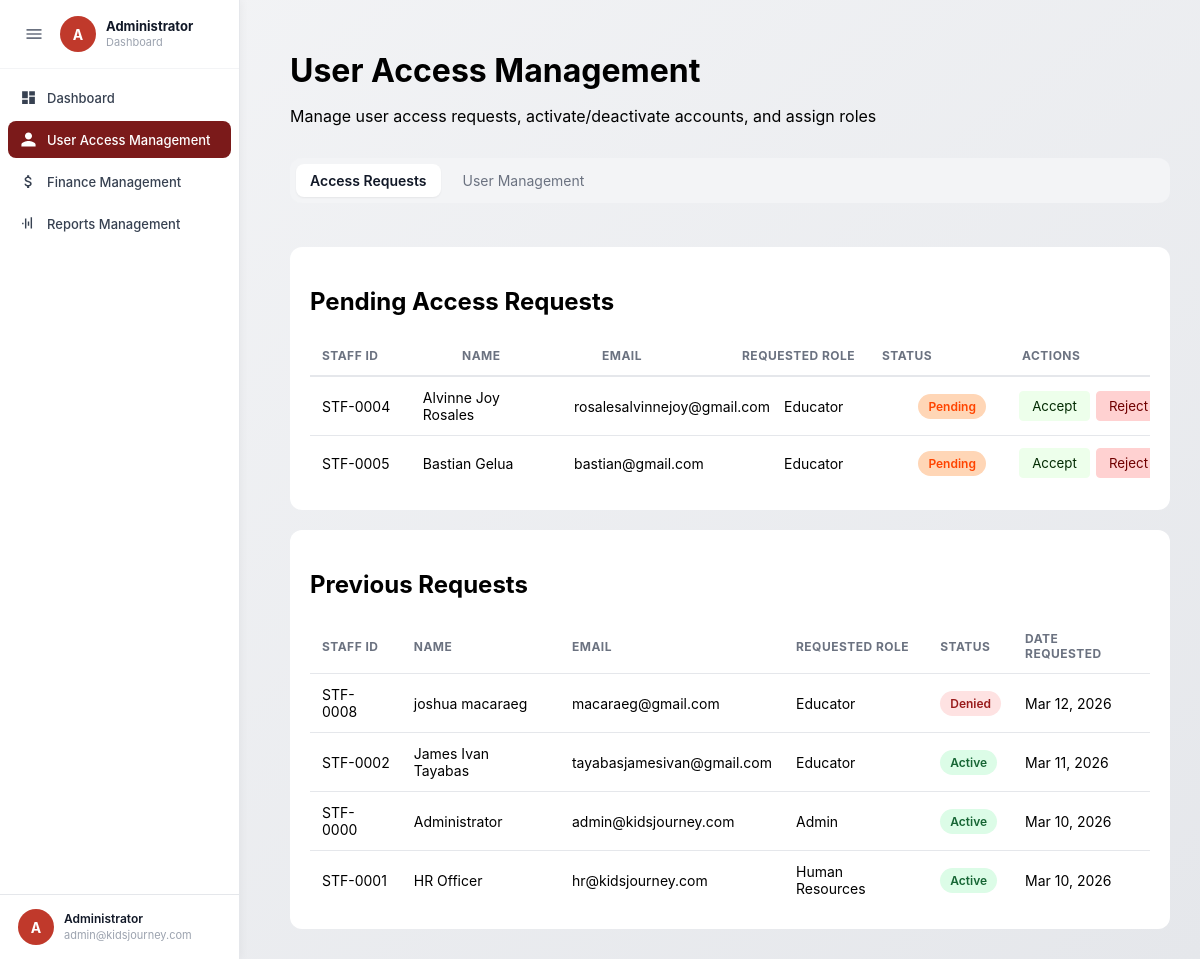
/public/administrator/user-access.php (signed in), run on the app's committed database.
### tables this page shows
CREATE TABLE `users` (
  `id` int(11) NOT NULL,
  `staff_id` varchar(20) DEFAULT NULL COMMENT 'e.g. STF-0001, auto-assigned when created',
  `full_name` varchar(150) NOT NULL,
  `username` varchar(100) NOT NULL,
  `email` varchar(150) NOT NULL,
  `password` varchar(255) NOT NULL,
  `role` enum('Admin','Human Resources','Educator') NOT NULL,
  `status` enum('active','inactive','suspended','pending','denied') DEFAULT 'active',
  `is_first_login` tinyint(1) DEFAULT 1 COMMENT '1 = must change password on first login (Educators)',
  `created_at` timestamp NOT NULL DEFAULT current_timestamp(),
  `updated_at` timestamp NOT NULL DEFAULT current_timestamp() ON UPDATE current_timestamp()
);

### includes/auth.php (called while the page is built, shortened)
<?php
require_once __DIR__ . '/config.php';
$stmt = $conn->prepare("SELECT id, full_name, username, email, role FROM users WHERE id = ?");
$stmt->bind_param("i", $_SESSION['user_id']);
$stmt->execute();
$result = $stmt->get_result();
if ($result->num_rows === 1) {
    $loggedUser = $result->fetch_assoc();
} else {
    session_unset();
    session_destroy();
    redirect(BASE_URL . "/auth/login.php");
}
?>

### public/administrator/user-access.php (the view, shortened to what this page needs)
<?php
require_once(__DIR__ . "/../../includes/db.php");
require_once __DIR__ . '/../../includes/auth.php';
$pending  = $conn->query("SELECT * FROM users WHERE status='pending' ORDER BY created_at ASC");
$previous = $conn->query("SELECT * FROM users WHERE status IN ('active','denied') ORDER BY created_at DESC LIMIT 5");
$activeTab = $_GET['tab'] ?? 'requests';
?>
<!DOCTYPE html>
<html>
<head>
  <link rel="stylesheet" href="../../assets/css/hro/hro-base.css">
  <link rel="stylesheet" href="../../assets/css/administratorcss/user-access.css">
</head>
<body>
<?php include __DIR__ . '/../../includes/administrator-sidebar.php'; ?>
<div class="main">
  <div class="header">
    <h1>User Access Management</h1>
    <p>Manage user access requests, activate/deactivate accounts, and assign roles</p>
  </div>
  <div class="tabs">
    <span class="tab-pill <?= $activeTab==='requests'   ? 'active':'' ?>" data-tab="requests"   onclick="showTab('requests')">Access Requests</span>
    <span class="tab-pill <?= $activeTab==='management' ? 'active':'' ?>" data-tab="management" onclick="showTab('management')">User Management</span>
  </div>
  <div class="tab-content <?= $activeTab==='requests' ? 'active':'' ?>" id="requests">
    <div class="card">
      <h2>Pending Access Requests</h2>
      <table class="pending-table">
        <thead><tr><th>Staff ID</th><th>Name</th><th>Email</th><th>Requested Role</th><th>Status</th><th>Actions</th></tr></thead>
      </table>
      <div class="pending-table-scroll">
        <table class="pending-table-body">
          <colgroup><col style="width:12%"><col style="width:18%"><col style="width:25%"><col style="width:16%"><col style="width:12%"><col></colgroup>
          <tbody id="pendingTbody">
          <?php while ($req = $pending->fetch_assoc()): ?>
          <tr>
            <td><?= htmlspecialchars($req['staff_id'] ?? '-') ?></td>
            <td><?= htmlspecialchars($req['full_name']) ?></td>
            <td><?= htmlspecialchars($req['email']) ?></td>
            <td><?= htmlspecialchars($req['role']) ?></td>
            <td><span class="badge pending">Pending</span></td>
            <td>
              <div class="action-buttons">
                <button class="btn-accept" onclick="showConfirm('approve_request','<?= $req['id'] ?>','Approve Request','Are you sure you want to approve this access request?',this.closest('tr'))">Accept</button>
                <button class="btn-reject" onclick="showConfirm('deny_request','<?= $req['id'] ?>','Reject Request','Are you sure you want to reject this access request?',this.closest('tr'))">Reject</button>
              </div>
            </td>
          </tr>
          <?php endwhile; ?>
          </tbody>
        </table>
      </div>
    </div>
    <div class="card">
      <h2>Previous Requests</h2>
      <table>
        <thead><tr><th>Staff ID</th><th>Name</th><th>Email</th><th>Requested Role</th><th>Status</th><th>Date Requested</th></tr></thead>
        <tbody id="previousTbody">
        <?php while ($req = $previous->fetch_assoc()): ?>
        <tr>
          <td><?= htmlspecialchars($req['staff_id'] ?? '-') ?></td>
          <td><?= htmlspecialchars($req['full_name']) ?></td>
          <td><?= htmlspecialchars($req['email']) ?></td>
          <td><?= htmlspecialchars($req['role']) ?></td>
          <td><span class="badge <?= strtolower($req['status']) ?>"><?= ucfirst($req['status']) ?></span></td>
          <td><?= date('M d, Y', strtotime($req['created_at'] ?? 'now')) ?></td>
        </tr>
        <?php endwhile; ?>
        </tbody>
      </table>
    </div>
  </div>
</div>
</body>
</html>

### includes/administrator-sidebar.php (shortened to what this page needs)
<?php
$currentPage = basename($_SERVER['PHP_SELF']);
?>
<div class="sidebar" id="sidebar">
  <div class="sidebar-top">
    <div class="brand">
      <button class="toggle-btn" onclick="toggleSidebar()">
        <svg viewBox="0 0 24 24" width="20" height="20" fill="currentColor"><path d="M3 18h18v-2H3v2zm0-5h18v-2H3v2zm0-7v2h18V6H3z"/></svg>
      </button>
      <div class="logo">A</div>
      <div class="brand-text">
        <strong>Administrator</strong>
        <span>Dashboard</span>
      </div>
    </div>
    <nav>
      <a class="<?= $currentPage == 'dashboard.php' ? 'active' : '' ?>"
         href="dashboard.php" data-tooltip="Dashboard">
        <svg viewBox="0 0 24 24"><path d="M3 13h8V3H3v10zm0 8h8v-6H3v6zm10 0h8V11h-8v10zm0-18v6h8V3h-8z"/></svg>
        <span>Dashboard</span>
      </a>
      <a class="<?= $currentPage == 'user-access.php' ? 'active' : '' ?>"
         href="user-access.php" data-tooltip="User Access">
        <svg viewBox="0 0 24 24"><path d="M12 12c2.7 0 5-2.3 5-5s-2.3-5-5-5-5 2.3-5 5 2.3 5 5 5zm0 2c-3.3 0-10 1.7-10 5v3h20v-3c0-3.3-6.7-5-10-5z"/></svg>
        <span>User Access Management</span>
      </a>
      <a class="<?= $currentPage == 'finance.php' ? 'active' : '' ?>"
         href="finance.php" data-tooltip="Finance Management">
        <span>Finance Management</span>
      </a>
      <a class="<?= $currentPage == 'reports.php' ? 'active' : '' ?>"
         href="reports.php" data-tooltip="Reports">
        <svg viewBox="0 0 24 24"><path d="M3 13h2v-2H3v2zm4 6h2V5H7v14zm4-4h2V9h-2v6zm4 4h2V3h-2v16z"/></svg>
        <span>Reports Management</span>
      </a>
    </nav>
  </div>
  <div class="profile profile-trigger" onclick="toggleProfileMenu(this)">
    <div class="avatar">
      <?= strtoupper(substr($loggedUser['full_name'], 0, 1)) ?>
    </div>
    <div class="profile-text">
      <strong><?= htmlspecialchars($loggedUser['full_name']) ?></strong>
      <span><?= htmlspecialchars($loggedUser['email']) ?></span>
    </div>
  </div>
</div>

### assets/css/hro/hro-base.css (style rules this page uses)
* { box-sizing: border-box; font-family: 'Inter', Arial, sans-serif; }
html, body { height: 100%; margin: 0; }
body { background: #f3f4f6; display: flex; }
.sidebar { width: 240px; min-width: 240px; height: 100vh; position: fixed; top: 0; left: 0; background: #ffffff; border-right: 1px solid #e5e7eb; display: flex; flex-direction: column; justify-content: space-between; transition: all 0.4s cubic-bezier(0.4, 0, 0.2, 1); overflow: hidden; z-index: 100; box-shadow: 2px 0 8px rgba(0, 0, 0, 0.04); }
.sidebar-top { flex: 1; overflow: hidden; display: flex; flex-direction: column; }
.brand { display: flex; align-items: center; gap: 12px; padding: 16px 18px; border-bottom: 1px solid #f3f4f6; }
.toggle-btn { background: none; border: none; cursor: pointer; color: #6b7280; padding: 6px; display: flex; align-items: center; flex-shrink: 0; border-radius: 8px; transition: all 0.2s ease; }
.toggle-btn svg { transition: transform 0.3s ease; }
.logo { background: #c0392b; color: white; font-weight: bold; font-size: 14px; width: 36px; height: 36px; min-width: 36px; border-radius: 50%; display: flex; align-items: center; justify-content: center; flex-shrink: 0; }
.brand-text { display: flex; flex-direction: column; line-height: 1.3; transition: opacity 0.2s; }
.brand-text strong { font-size: 13px; color: #111827; font-weight: 700; }
.brand-text span { font-size: 11px; color: #9ca3af; }
nav { padding: 12px 10px; display: flex; flex-direction: column; gap: 2px; }
nav a { display: flex; align-items: center; gap: 12px; padding: 11px 14px; margin-bottom: 2px; border-radius: 8px; color: #374151; text-decoration: none; font-size: 13px; font-weight: 500; transition: background 0.15s, color 0.15s; }
nav a svg { width: 17px; height: 17px; fill: currentColor; flex-shrink: 0; }
nav a.active { background: #7b1a1a; color: white; }
.profile { padding: 14px 18px; display: flex; align-items: center; gap: 12px; border-top: 1px solid #e5e7eb; cursor: pointer; position: relative; user-select: none; background: #ffffff; }
.avatar { width: 36px; height: 36px; min-width: 36px; background: #c0392b; color: white; font-weight: 700; font-size: 14px; border-radius: 50%; display: flex; align-items: center; justify-content: center; flex-shrink: 0; }
.profile-text { display: flex; flex-direction: column; line-height: 1.4; overflow: hidden; transition: opacity 0.2s; }
.profile-text strong { font-size: 12px; color: #111827; font-weight: 600; white-space: nowrap; overflow: hidden; text-overflow: ellipsis; }
.profile-text span { font-size: 11px; color: #9ca3af; white-space: nowrap; overflow: hidden; text-overflow: ellipsis; }
.main { flex: 1; margin-left: 240px; min-height: 100vh; overflow-y: auto; display: flex; flex-direction: column; transition: margin-left 0.4s cubic-bezier(0.4, 0, 0.2, 1); }
.btn-accept { background-color: #EDFFEB; color: #032C03; border: 1px solid #EDFFEB; padding: 6px 12px; border-radius: 4px; cursor: pointer; }
.btn-reject { background-color: #FFD1D1; color: #700000; border: 1px solid #FFD1D1; padding: 6px 12px; border-radius: 4px; cursor: pointer; }
.badge { display: inline-block; padding: 3px 12px; border-radius: 999px; font-size: 11px; font-weight: 600; white-space: nowrap; }

### data on the page
users: full_name "A", full_name "Administrator", email "admin@kidsjourney.com", staff "STF-0000", role "Admin", status "Active", created_at "Mar 10, 2026"
users: staff "STF-0004", full_name "Alvinne Joy Rosales", email "rosalesalvinnejoy@gmail.com", role "Educator"
users: staff "STF-0005", full_name "Bastian Gelua", email "bastian@gmail.com", role "Educator"
users: staff "STF-0008", full_name "joshua macaraeg", email "macaraeg@gmail.com", role "Educator", status "Denied", created_at "Mar 12, 2026"
users: staff "STF-0002", full_name "James Ivan Tayabas", email "tayabasjamesivan@gmail.com", role "Educator", status "Active", created_at "Mar 11, 2026"
users: staff "STF-0001", full_name "HR Officer", email "hr@kidsjourney.com", role "Human Resources", status "Active", created_at "Mar 10, 2026"
